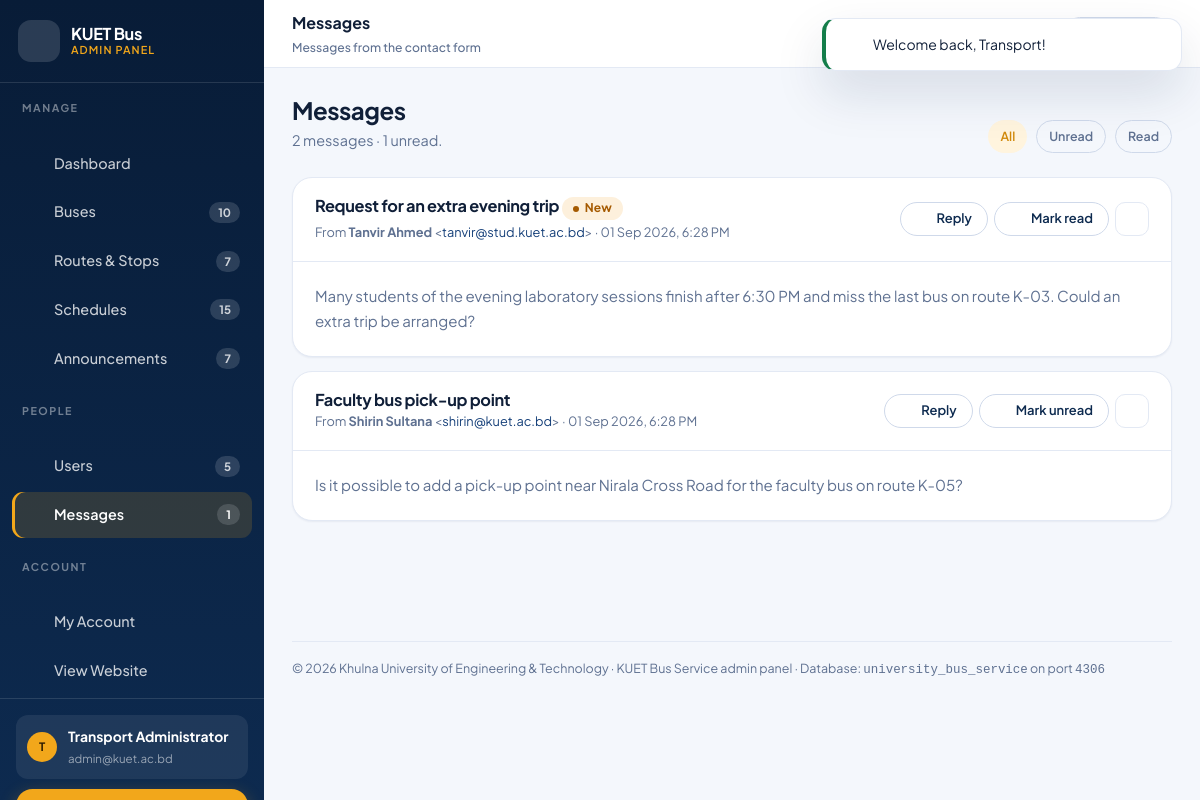
/admin/messages/index.php (signed in), run on the app's committed database.
### tables this page shows
CREATE TABLE `users` (
    `id`         INT UNSIGNED NOT NULL AUTO_INCREMENT,
    `full_name`  VARCHAR(100)  NOT NULL,
    `email`      VARCHAR(150)  NOT NULL,
    `password`   VARCHAR(255)  NOT NULL,           
    `student_id` VARCHAR(30)       NULL,
    `department` VARCHAR(100)      NULL,
    `phone`      VARCHAR(20)       NULL,
    `role`       ENUM('user','admin') NOT NULL DEFAULT 'user',
    `created_at` TIMESTAMP     NOT NULL DEFAULT CURRENT_TIMESTAMP,
    `updated_at` TIMESTAMP     NOT NULL DEFAULT CURRENT_TIMESTAMP ON UPDATE CURRENT_TIMESTAMP,
    PRIMARY KEY (`id`),
    UNIQUE KEY `uq_users_email` (`email`),
    KEY `idx_users_role` (`role`)
);

CREATE TABLE `contact_messages` (
    `id`         INT UNSIGNED NOT NULL AUTO_INCREMENT,
    `name`       VARCHAR(100) NOT NULL,
    `email`      VARCHAR(150) NOT NULL,
    `subject`    VARCHAR(150) NOT NULL,
    `message`    TEXT         NOT NULL,
    `is_read`    TINYINT(1)   NOT NULL DEFAULT 0,
    `created_at` TIMESTAMP    NOT NULL DEFAULT CURRENT_TIMESTAMP,
    PRIMARY KEY (`id`),
    KEY `idx_msg_read` (`is_read`)
);

### config/database.php (called while the page is built, shortened)
<?php
function db(): PDO
{
    static $pdo = null;
    if ($pdo instanceof PDO) {
        return $pdo;
    }
    $dsn = 'mysql:host=' . DB_HOST . ';port=' . DB_PORT . ';dbname=' . DB_NAME . ';charset=' . DB_CHARSET;
    $options = [
        PDO::ATTR_ERRMODE            => PDO::ERRMODE_EXCEPTION,
        PDO::ATTR_DEFAULT_FETCH_MODE => PDO::FETCH_ASSOC,
        PDO::ATTR_EMULATE_PREPARES   => false,
        PDO::ATTR_STRINGIFY_FETCHES  => false,
    ];
    try {
        $pdo = new PDO($dsn, DB_USER, DB_PASS, $options);
    } catch (PDOException $e) {
        error_log('[DB] ' . $e->getMessage());
        http_response_code(500);
        $detail = APP_DEBUG ? htmlspecialchars($e->getMessage(), ENT_QUOTES, 'UTF-8') : '';
        die(
            '<!doctype html><html lang="en"><head><meta charset="utf-8">'
            . '<meta name="viewport" content="width=device-width, initial-scale=1">'
            . '<title>Database unavailable</title>'
            . '<style>body{font-family:system-ui,Segoe UI,Arial,sans-serif;background:#f4f6fb;color:#102a53;'
            . 'display:flex;min-height:100vh;align-items:center;justify-content:center;margin:0;padding:24px}'
            . '.box{background:#fff;max-width:560px;padding:40px;border-radius:18px;'
            . 'box-shadow:0 20px 45px rgba(16,42,83,.12)}h1{margin:0 0 12px;font-size:22px}'
            . 'code{background:#eef2f9;padding:2px 6px;border-radius:6px;font-size:13px}'
            . 'li{margin-bottom:6px;line-height:1.6}</style></head><body><div class="box">'
            . '<h1>Cannot connect to the database</h1>'
            . '<p>The site could not reach the MySQL server. Please check the following:</p><ul>'
            . '<li>XAMPP &rarr; MySQL module is <strong>running</strong>.</li>'
            . '<li>MySQL is listening on port <code>' . DB_PORT . '</code>.</li>'
            . '<li>The database <code>' . DB_NAME . '</code> has been imported from '
            . '<code>database/university_bus_service.sql</code>.</li>'
            . '</ul>' . ($detail ? '<p><small>' . $detail . '</small></p>' : '')
            . '</div></body></html>'
        );
    }
    return $pdo;
}

### includes/auth.php (called while the page is built, shortened)
<?php
function isLoggedIn(): bool
{
    return !empty($_SESSION['user_id']);
}
function currentUser(): ?array
{
    $user = fetchOne(
        'SELECT id, full_name, email, student_id, department, phone, role FROM users WHERE id = ?',
        [(int) $_SESSION['user_id']]
    );
    return $user;
}

### admin/messages/index.php (the view, shortened to what this page needs)
<?php
$pageTitle    = 'Messages';
$pageSubtitle = 'Messages from the contact form';
$adminSection = 'messages';
$filter = get('filter');
if (!inList($filter, ['unread', 'read'])) { $filter = ''; }
$where  = [];
$params = [];
$whereSql = $where ? ' WHERE ' . implode(' AND ', $where) : '';
$messages = fetchAll(
    'SELECT * FROM contact_messages' . $whereSql . ' ORDER BY is_read ASC, created_at DESC',
    $params
);
$unread = (int) fetchValue('SELECT COUNT(*) FROM contact_messages WHERE is_read = 0');
require_once __DIR__ . '/../../includes/admin_header.php';
?>
<div class="admin-head">
    <div>
        <h1>Messages</h1>
        <p><?= e(count($messages)) ?> message<?= count($messages) === 1 ? '' : 's' ?> &middot; <?= e($unread) ?> unread.</p>
    </div>
    <div class="admin-head__actions">
        <a class="chip <?= $filter === '' ? 'chip--accent' : 'chip--outline' ?>"
           href="<?= e(url('admin/messages/index.php')) ?>">All</a>
        <a class="chip <?= $filter === 'unread' ? 'chip--accent' : 'chip--outline' ?>"
           href="<?= e(url('admin/messages/index.php?filter=unread')) ?>">Unread</a>
        <a class="chip <?= $filter === 'read' ? 'chip--accent' : 'chip--outline' ?>"
           href="<?= e(url('admin/messages/index.php?filter=read')) ?>">Read</a>
    </div>
</div>
<?php if ($messages): ?>
    <div class="stack" style="gap:14px;">
        <?php foreach ($messages as $m): ?>
            <article class="panel" id="msg-<?= (int) $m['id'] ?>">
                <div class="panel__head">
                    <div>
                        <h2>
                            <?= e($m['subject']) ?>
                            <?php if (!(int) $m['is_read']): ?>
                                <span class="badge badge--warning">New</span>
                            <?php endif; ?>
                        </h2>
                        <p>
                            From <strong><?= e($m['name']) ?></strong>
                            &lt;<a href="mailto:<?= e($m['email']) ?>"><?= e($m['email']) ?></a>&gt;
                            &middot; <?= e(date('d M Y, g:i A', strtotime($m['created_at']))) ?>
                        </p>
                    </div>
                    <div class="cluster" style="gap:6px;">
                        <a class="btn btn--outline btn--sm"
                           href="mailto:<?= e($m['email']) ?>?subject=<?= e(rawurlencode('Re: ' . $m['subject'])) ?>">
                            <?= icon('mail') ?> Reply
                        </a>
                        <form method="post" action="<?= e(url('admin/messages/index.php')) ?>">
                            <button class="btn btn--outline btn--sm" type="submit">
                                <?= icon((int) $m['is_read'] ? 'close' : 'check') ?>
                                Mark <?= (int) $m['is_read'] ? 'unread' : 'read' ?>
                            </button>
                        </form>
                        <form method="post" action="<?= e(url('admin/messages/index.php')) ?>"
                              data-confirm="Delete the message from <?= e($m['name']) ?>?">
                            <button class="icon-btn icon-btn--danger" type="submit" title="Delete message">
                                <?= icon('trash') ?><span class="sr-only">Delete message</span>
                            </button>
                        </form>
                    </div>
                </div>
                <div class="panel__body">
                    <p style="white-space:pre-line;color:var(--muted);font-size:.94rem;margin:0;"><?= e($m['message']) ?></p>
                </div>
            </article>
        <?php endforeach; ?>
    </div>
<?php endif; ?>
<?php require_once __DIR__ . '/../../includes/admin_footer.php'; ?>

### includes/admin_header.php (shortened to what this page needs)
<?php
$pageTitle    = $pageTitle    ?? 'Dashboard';
$pageSubtitle = $pageSubtitle ?? 'Transport Office control panel';
$adminSection = $adminSection ?? 'dashboard';
$admin        = currentUser();
$sideCounts = [
    'buses'         => (int) fetchValue('SELECT COUNT(*) FROM buses'),
    'routes'        => (int) fetchValue('SELECT COUNT(*) FROM routes'),
    'schedules'     => (int) fetchValue('SELECT COUNT(*) FROM schedules'),
    'announcements' => (int) fetchValue('SELECT COUNT(*) FROM announcements'),
    'users'         => (int) fetchValue('SELECT COUNT(*) FROM users'),
    'messages'      => (int) fetchValue('SELECT COUNT(*) FROM contact_messages WHERE is_read = 0'),
];
$sideNav = [
    'Manage' => [
        ['key' => 'dashboard',     'label' => 'Dashboard',     'icon' => 'grid',      'href' => 'admin/index.php'],
        ['key' => 'buses',         'label' => 'Buses',         'icon' => 'bus',       'href' => 'admin/buses/index.php',         'count' => $sideCounts['buses']],
        ['key' => 'routes',        'label' => 'Routes & Stops','icon' => 'route',     'href' => 'admin/routes/index.php',        'count' => $sideCounts['routes']],
        ['key' => 'schedules',     'label' => 'Schedules',     'icon' => 'clock',     'href' => 'admin/schedules/index.php',     'count' => $sideCounts['schedules']],
        ['key' => 'announcements', 'label' => 'Announcements', 'icon' => 'megaphone', 'href' => 'admin/announcements/index.php', 'count' => $sideCounts['announcements']],
    ],
    'People' => [
        ['key' => 'users',    'label' => 'Users',    'icon' => 'users', 'href' => 'admin/users/index.php',    'count' => $sideCounts['users']],
        ['key' => 'messages', 'label' => 'Messages', 'icon' => 'inbox', 'href' => 'admin/messages/index.php', 'count' => $sideCounts['messages']],
    ],
    'Account' => [
        ['key' => 'profile', 'label' => 'My Account',  'icon' => 'settings', 'href' => 'admin/profile.php'],
        ['key' => 'site',    'label' => 'View Website','icon' => 'eye',      'href' => 'index.php'],
    ],
];
?>
<!doctype html>
<html lang="en">
<head>
    <link rel="stylesheet" href="<?= e(asset('assets/css/style.css')) ?>">
    <link rel="stylesheet" href="<?= e(asset('assets/css/admin.css')) ?>">
    <link rel="stylesheet" href="<?= e(asset('assets/css/responsive.css')) ?>">
</head>
<body class="admin-body">
<div class="admin">
    <aside class="admin-side" id="adminSide" aria-label="Admin navigation">
        <div class="admin-side__head">
            <a class="brand" href="<?= e(url('admin/index.php')) ?>">
                <span class="brand__mark"><?= icon('bus') ?></span>
                <span class="brand__text">
                    <b><?= e(UNIVERSITY_SHORT) ?> Bus</b>
                    <span>Admin Panel</span>
                </span>
            </a>
        </div>
        <?php foreach ($sideNav as $group => $items): ?>
            <div class="admin-side__group">
                <p class="admin-side__label"><?= e($group) ?></p>
                <ul class="admin-side__nav">
                    <?php foreach ($items as $item): ?>
                        <li>
                            <a href="<?= e(url($item['href'])) ?>"
                               class="<?= $adminSection === $item['key'] ? 'active' : '' ?>"
                               <?= $adminSection === $item['key'] ? 'aria-current="page"' : '' ?>>
                                <?= icon($item['icon']) ?>
                                <span><?= e($item['label']) ?></span>
                                <?php if (!empty($item['count'])): ?>
                                    <span class="admin-side__count"><?= e($item['count']) ?></span>
                                <?php endif; ?>
                            </a>
                        </li>
                    <?php endforeach; ?>
                </ul>
            </div>
        <?php endforeach; ?>
        <div class="admin-side__foot">
            <div class="admin-side__user">
                <span class="nav-user__avatar" aria-hidden="true">
                    <?= e(strtoupper(mb_substr($admin['full_name'], 0, 1))) ?>
                </span>
                <span>
                    <b><?= e($admin['full_name']) ?></b>
                    <span><?= e($admin['email']) ?></span>
                </span>
            </div>
            <a class="btn btn--accent btn--sm btn--block" href="<?= e(url('logout.php')) ?>">
            </a>
        </div>
    </aside>
    <div class="admin__main">
        <header class="admin-top">
            <div class="admin-top__title">
                <?= e($pageTitle) ?>
                <span><?= e($pageSubtitle) ?></span>
            </div>
            <div class="admin-top__actions">
                <a class="btn btn--outline btn--sm" href="<?= e(url('index.php')) ?>" target="_blank" rel="noopener">
                </a>
            </div>
        </header>
        <main class="admin__content" id="adminMain">

### includes/functions.php (shortened to what this page needs)
<?php
function e($value): string
{
    return htmlspecialchars((string) $value, ENT_QUOTES | ENT_SUBSTITUTE, 'UTF-8');
}
function url(string $path = ''): string
{
    return BASE_URL . ltrim($path, '/');
}
function asset(string $path): string
{
    $relative = ltrim($path, '/');
    $file     = APP_ROOT . DIRECTORY_SEPARATOR . strtr($relative, chr(47), DIRECTORY_SEPARATOR);
    $version  = is_file($file) ? filemtime($file) : 1;
    return url($relative) . '?v=' . $version;
}
function get(string $key, $default = '')
{
    return isset($_GET[$key]) ? clean($_GET[$key]) : $default;
}
function inList($value, array $allowed): bool
{
    return in_array($value, $allowed, true);
}
function q(string $sql, array $params = []): PDOStatement
{
    $stmt = db()->prepare($sql);
    $stmt->execute($params);
    return $stmt;
}
function fetchAll(string $sql, array $params = []): array
{
    return q($sql, $params)->fetchAll();
}
function fetchOne(string $sql, array $params = []): ?array
{
    $row = q($sql, $params)->fetch();
    return $row === false ? null : $row;
}
function fetchValue(string $sql, array $params = [], $default = 0)
{
    $value = q($sql, $params)->fetchColumn();
    return $value === false ? $default : $value;
}
function icon(string $name, string $class = 'icon'): string
{
    static $paths = null;
    $path = $paths[$name] ?? $paths['info'];
    return '<svg class="' . e($class) . '" viewBox="0 0 24 24" fill="none" stroke="currentColor" '
        . 'stroke-width="1.7" stroke-linecap="round" stroke-linejoin="round" aria-hidden="true" '
        . 'focusable="false">' . $path . '</svg>';
}

### data on the page
users: full_name "T", full_name "Transport Administrator", email "admin@kuet.ac.bd"
contact_messages: subject "Request for an extra evening trip", is_read "New", name "Tanvir Ahmed", email "tanvir@stud.kuet.ac.bd", created_at "01 Sep 2026, 6:28 PM", message "Many students of the evening laboratory sessions finish after 6:30 PM and miss the last bus on route K-03. Could an extra trip be arranged?"
contact_messages: subject "Faculty bus pick-up point", name "Shirin Sultana", email "shirin@kuet.ac.bd", created_at "01 Sep 2026, 6:28 PM", is_read "unread", message "Is it possible to add a pick-up point near Nirala Cross Road for the faculty bus on route K-05?"

### other printed values
UNIVERSITY_SHORT "KUET"
$group "MANAGE"
$item['label'] "Dashboard"
$item['label'] "Buses"
$item['count'] "10"
$item['label'] "Routes & Stops"
$item['count'] "7"
$item['label'] "Schedules"
$item['count'] "15"
$item['label'] "Announcements"
$group "PEOPLE"
$item['label'] "Users"
$item['count'] "5"
$item['label'] "Messages"
$item['count'] "1"
